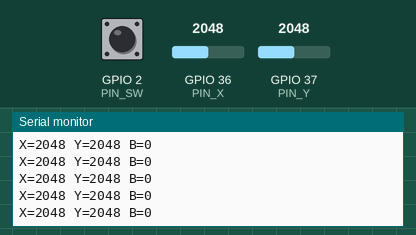
A sketch run on a simulated ESP32. On the bench: the last lines printed to the serial monitor. The inputs (shaded band) are chosen by the test bench; at power-on: GPIO 36 (PIN_X) = 2048, GPIO 37 (PIN_Y) = 2048, GPIO 2 (PIN_SW) HIGH.

Above: at 1.2 s.
1.3 s: GPIO 36 (PIN_X) set to 491
At 1.37 s:
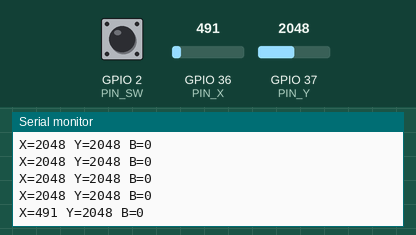
4.3 s: GPIO 37 (PIN_Y) set to 2866
At 4.3 s:
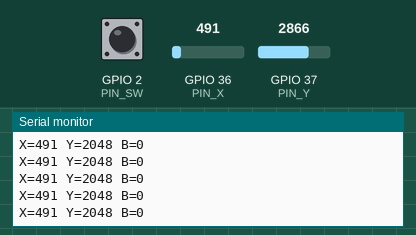
5.8 s: GPIO 2 (PIN_SW) pulled LOW for 0.15 s
At 5.85 s:
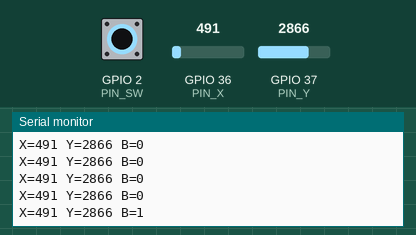
7.4 s: GPIO 36 (PIN_X) set to 0
At 7.4 s:
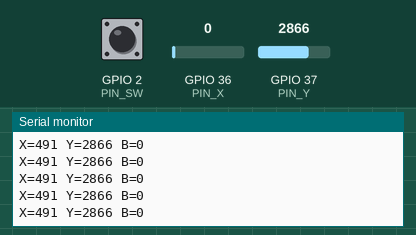
8.9 s: GPIO 2 (PIN_SW) pulled LOW for 1 s
At 9.9 s:
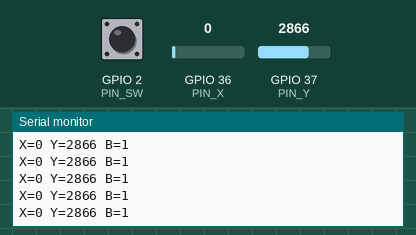
Timing chart, 0 to 11.6 s (numbered marks = the images above; inputs shaded):
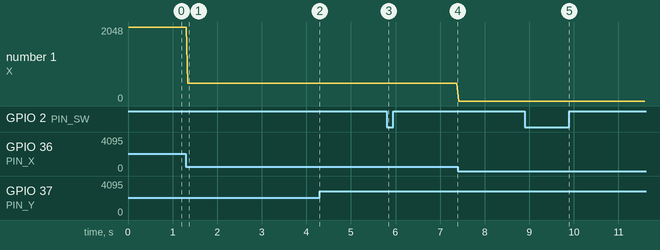

Measured:
- after the input at 1.3 s, the serial monitor: prints a new line at once (image 1)
- after the input at 5.8 s, the serial monitor: prints a new line at once (image 3)
- after the input at 8.9 s, the serial monitor: prints a new line at once (image 5)
- plotted number 1: 2048 → 491 after the input at 1.3 s

The sketch:

mega_joystick_opendrain.ino
```cpp
// ARDUINO MEGA 2560 - Doc joystick va gui cho ESP32 KHONG CAN dien tro / cau chia ap.
// Y tuong "open-drain": Mega KHONG BAO GIO xuat muc 5V ra day.
//   - bit 0: keo chan xuong GND (pinMode OUTPUT, muc LOW da dat san)
//   - bit 1: tha noi (pinMode INPUT) -> ESP32 tu keo len 3.3V bang pull-up noi
// Toc do 9600 baud, dinh dang moi dong: X,Y,B\n
//
// Day noi:  Mega D22 -> ESP32 IO13   |  Mega GND -> ESP32 GND
//
// Dung pinMode (khong dung thanh ghi) vi da test chay duoc tren board nay.
// Thoi gian moi bit tinh theo micros() tuyet doi nen khong bi tich luy sai lech.

const int PIN_X  = A0;
const int PIN_Y  = A1;
const int PIN_SW = 2;
const int PIN_TX = 22;                    // chan gui sang ESP32 (D22..D31 deu duoc)
const unsigned long BIT_US = 104;         // 1/9600 giay

inline void setLine(bool high) {
  if (high) pinMode(PIN_TX, INPUT);       // tha noi -> ESP32 keo len 3.3V
  else      pinMode(PIN_TX, OUTPUT);      // keo xuong GND (PORT dang = 0)
}

void sendByte(uint8_t c) {
  // khung: start(0) + 8 bit data (LSB truoc) + stop(1)
  uint16_t frame = ((uint16_t)c << 1) | (1u << 9);
  unsigned long t0 = micros();
  for (uint8_t i = 0; i < 10; i++) {
    while ((long)(micros() - (t0 + i * BIT_US)) < 0) { }   // cho den dung moc thoi gian cua bit i
    setLine(frame & 1);
    frame >>= 1;
  }
  while ((long)(micros() - (t0 + 10 * BIT_US)) < 0) { }    // het bit stop
}

void sendString(const char* s) {
  while (*s) sendByte((uint8_t)*s++);
}

void setup() {
  Serial.begin(115200);                   // debug qua USB
  pinMode(PIN_SW, INPUT_PULLUP);
  pinMode(PIN_TX, INPUT);                 // tha noi truoc
  digitalWrite(PIN_TX, LOW);              // dat PORT=0 de khi sang OUTPUT se la LOW, khong bao gio HIGH
}

void loop() {
  int x = analogRead(PIN_X);
  int y = analogRead(PIN_Y);
  int b = (digitalRead(PIN_SW) == LOW) ? 1 : 0;

  char buf[24];
  snprintf(buf, sizeof(buf), "%d,%d,%d\n", x, y, b);
  sendString(buf);

  Serial.print("X="); Serial.print(x);
  Serial.print(" Y="); Serial.print(y);
  Serial.print(" B="); Serial.println(b);

  delay(30);                              // ~25 Hz (moi dong mat ~10 ms o 9600 baud)
}
```
